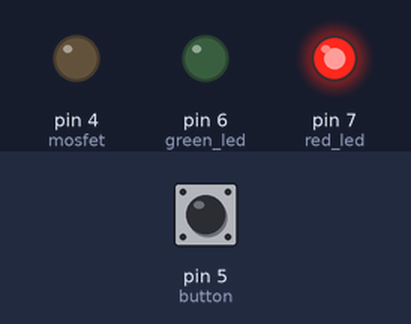
A sketch run on a simulated Arduino Uno, built with avr-gcc and run on an emulated ATmega328P. On the bench: output pins drawn as LEDs (lit = HIGH). The inputs (shaded band) are chosen by the test bench; at power-on: pin 5 (button) HIGH. No radio packets arrive unless stated; what the sketch prints to the serial monitor is not drawn.

Above: at 0.1 s.
Timing chart, 0 to 1.6 s (numbered marks = the images above):
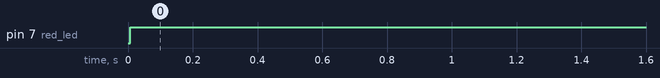

Measured:
- by itself, pin 7 (red_led): LOW → HIGH at 0.01 s

The sketch:

TX.ino
```cpp
#include <SPI.h>                                               // Подключаем библиотеку для работы с шиной SPI.
#include <nRF24L01.h>                                          // Подключаем файл настроек из библиотеки RF24.
#include <RF24.h>                                              // Подключаем библиотеку для работы с nRF24L01+.
RF24     radio(9, 10);                                         // Создаём объект radio для работы с библиотекой RF24, указывая номера выводов модуля (CE, SS)

#define numPlayer 2

#define mosfet 4  //мосфет
#define button 5  //кнопка
#define green_led 6  //красный светодиод
#define red_led 7  //зеленый светодиод
byte butt;
bool flag = 0;
bool flag2 = 0;
int myData[1];                                            // Объявляем массив для приёма и хранения данных (до 32 байт включительно).
int ackData[1];
void setup() {
  Serial.begin(9600);
  radio.begin           ();                                  // Инициируем работу модуля nRF24L01+.
  radio.setChannel      (0x4c);                                // Указываем канал передачи данных (от 0 до 125), 27 - значит передача данных осуществляется на частоте 2,427 ГГц.
  radio.setDataRate     (RF24_2MBPS);                        // Указываем скорость передачи данных (RF24_250KBPS, RF24_1MBPS, RF24_2MBPS), RF24_1MBPS - 1Мбит/сек.
  radio.setPALevel      (RF24_PA_MAX);                       // Указываем мощность передатчика (RF24_PA_MIN=-18dBm, RF24_PA_LOW=-12dBm, RF24_PA_HIGH=-6dBm, RF24_PA_MAX=0dBm).
  radio.enableAckPayload();                                  // Указываем что в пакетах подтверждения приёма есть блок с пользовательскими данными.
  radio.enableDynamicPayloads();

  radio.openWritingPipe (0xAABBCCDD22LL);                    // Открываем трубу с адресом 0xAABBCCDD11 для передачи данных (передатчик может одновременно вещать только по одной трубе).

  pinMode(button, INPUT_PULLUP);  //подключение кнопки
  pinMode(mosfet, OUTPUT);      //подключение мосфета
  pinMode(red_led, OUTPUT);      //подключение красного светодиода
  pinMode(green_led, OUTPUT);      //подключение зеленого светодиода

  myData[0] = numPlayer;
}

void win() {
  digitalWrite(mosfet, 1);
  digitalWrite(red_led, 1);
  digitalWrite(green_led, 0);
}

void loop() {
  butt = !digitalRead(button);
  if (butt == 0 && !flag) {
    flag = !flag;
    if (radio.write(&myData, sizeof(myData))) {
      digitalWrite(red_led, LOW);
      digitalWrite(green_led, HIGH);
      Serial.print("Отправка "); Serial.println(myData[0]);
    } else {
      digitalWrite(red_led, HIGH);
      digitalWrite(green_led, LOW);
      Serial.println("Феил отправки");
    }
    if ( radio.isAckPayloadAvailable() ) {
      digitalWrite(red_led, LOW);
      digitalWrite(green_led, HIGH);
      radio.read(&ackData, sizeof(ackData));
      Serial.print("Обратная связь "); Serial.println(ackData[0]);
    } else {
      digitalWrite(red_led, HIGH);
      digitalWrite(green_led, LOW);
      Serial.println("Феил обратной связи");
    }
    delay(600);
  }
  if (butt == 1 && flag) {
    flag = !flag;
  }
}
```
